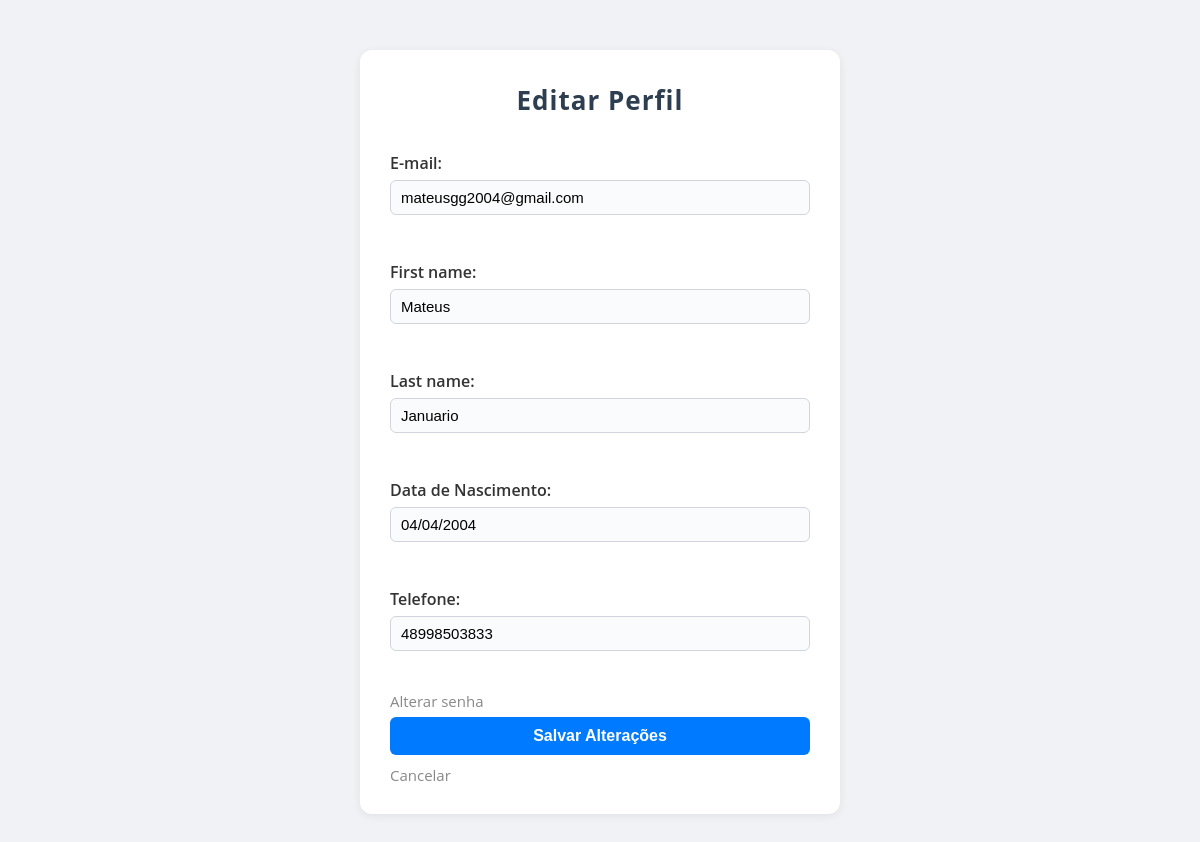
Page /editar-perfil/ (signed in) on the earlier database version.
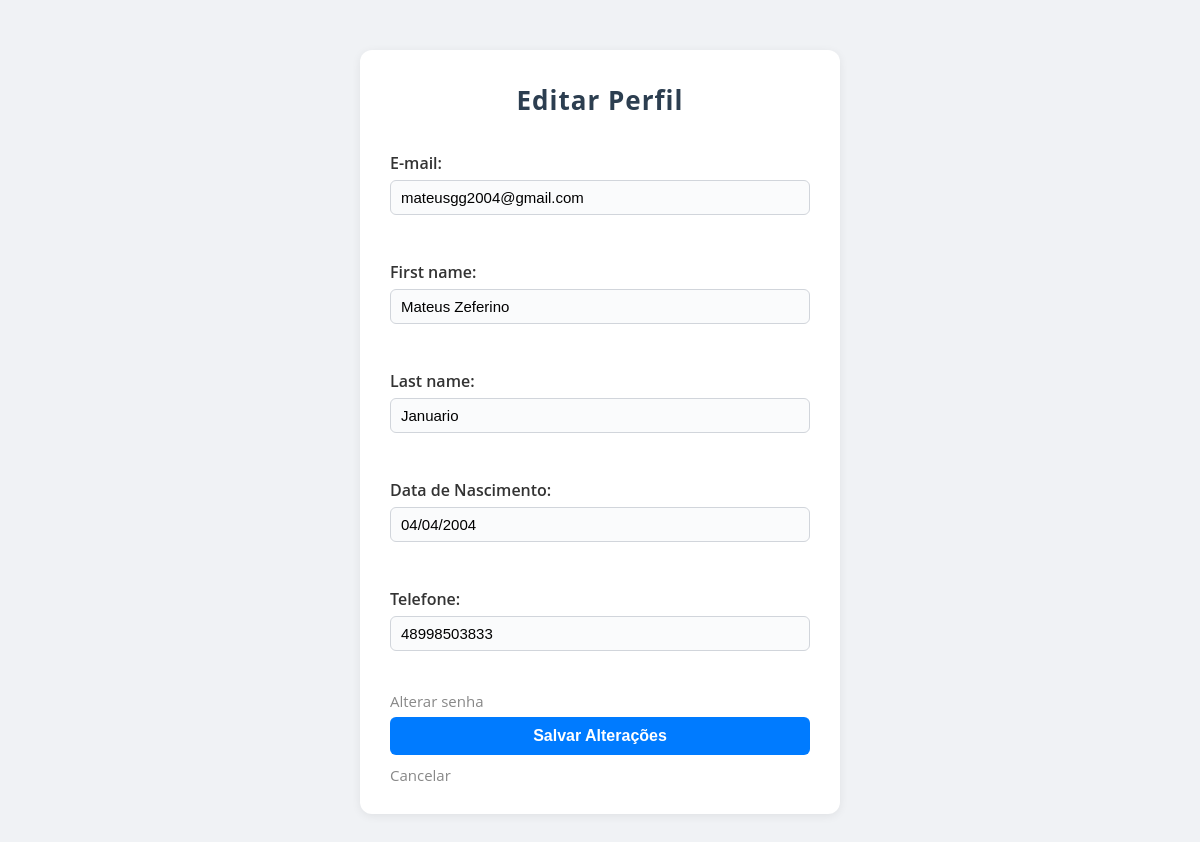
Same page on the later database version.
### usuarios/models.py (models this page shows, shortened)
class ModelUsuario(AbstractUser):
    email = models.EmailField('E-mail', unique=True)
    is_staff = models.BooleanField('Membro da equipe', default=True)
    telefone = models.CharField('Telefone', max_length=20, blank=True, null=True)
    data_nascimento = models.DateField('Data de Nascimento', blank=False, null=False)
    USERNAME_FIELD = 'email'
    REQUIRED_FIELDS = ['first_name', 'last_name', 'data_nascimento']
    objects = UsuarioManager()

### usuarios/views.py (the view)
# urls.py: path('editar-perfil/', views.editar_perfil, name='editar_perfil'),
@login_required
def editar_perfil(request):
    user = request.user
    if request.method == "POST":
        form = ModelUsuarioChangeForm(request.POST, instance=user)
        if form.is_valid():
            form.save()
            messages.success(request, "Perfil atualizado com sucesso!")
            return redirect('dashboard')
        else:
            messages.error(request, "Por favor, corrija os erros abaixo.")
    else:
        form = ModelUsuarioChangeForm(instance=user)
    return render(request, "editar_perfil.html", {"form": form})

### usuarios/forms.py
class ModelUsuarioChangeForm(UserChangeForm):
    class Meta:
        model = ModelUsuario
        fields = ('email', 'first_name', 'last_name', 'data_nascimento', 'telefone')
    def __init__(self, *args, **kwargs):
        super().__init__(*args, **kwargs)
        if 'password' in self.fields:
            self.fields['password'].widget = forms.HiddenInput()

### templates/editar_perfil.html (shortened to what this page needs)
{% load static %}
<!DOCTYPE html>
<html lang="pt-br">
<head>
    <link rel="stylesheet" href="{% static 'css/editar_perfil.css' %}">
</head>
<body>
    <div class="editar-perfil-container">
        <h2>Editar Perfil</h2>
        <form method="post">
            {{ form.as_p }}
            <a href="{% url 'alterar_senha' %}" class="cancelar-link">Alterar senha</a>
            <button type="submit">Salvar Alterações</button>
        </form>
        <a href="{% url 'dashboard' %}" class="cancelar-link">Cancelar</a>
    </div>
</body>
</html>

Differences in the rows shown:
changed ModelUsuario "mateusgg2004@gmail.com": first_name "Mateus" → "Mateus Zeferino"
